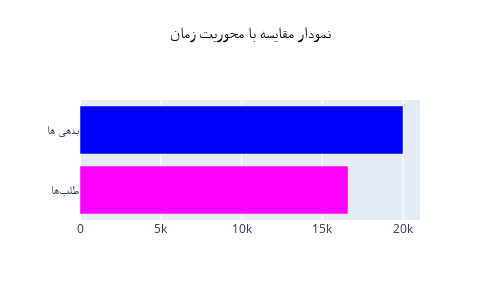

Write notebook code for a chart like this one.
### Code cell


### Figure 1 — Plotly figure (JSON) as saved in the notebook; plotly's stock layout.template omitted (floating-point values rounded to 4 significant figures)
{"data": [{"marker": {"color": ["magenta", "blue"]}, "orientation": "h", "textfont": {"family": "IRANSans", "size": 16.67}, "type": "bar", "x": [16594, 20000], "y": ["طلبها", "بدهی ها"]}], "layout": {"height": 300, "legend": {"font": {"family": "IRANSans", "size": 10}}, "title": {"font": {"color": "black", "family": "IRANSans", "size": 16}, "text": "نمودار مقایسه با محوریت زمان", "x": 0.5, "xanchor": "center", "y": 0.91, "yanchor": "top"}, "width": 500}}
